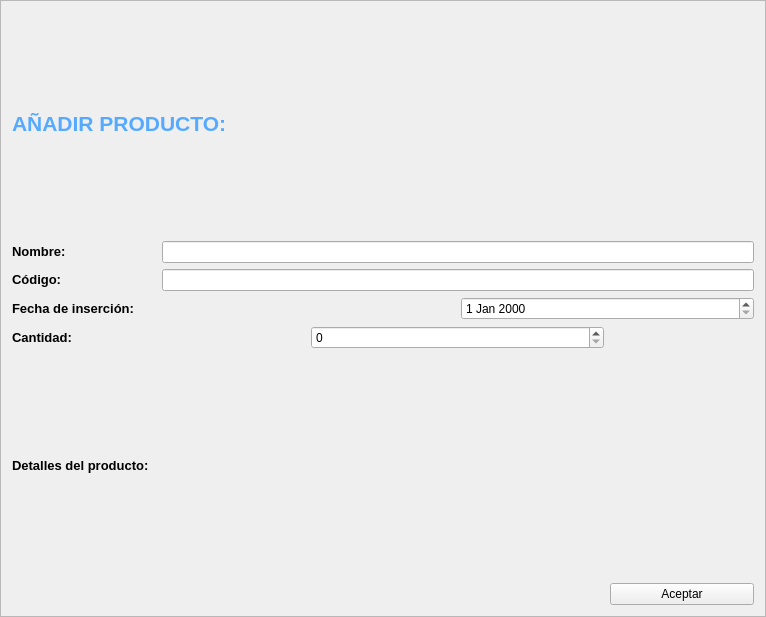
<?xml version="1.0" encoding="UTF-8"?>
<ui version="4.0">
 <class>FRegistrarmaterial</class>
 <widget class="QFrame" name="FRegistrarmaterial">
  <property name="geometry">
   <rect>
    <x>0</x>
    <y>0</y>
    <width>766</width>
    <height>617</height>
   </rect>
  </property>
  <property name="windowTitle">
   <string>Frame</string>
  </property>
  <property name="frameShape">
   <enum>QFrame::StyledPanel</enum>
  </property>
  <property name="frameShadow">
   <enum>QFrame::Raised</enum>
  </property>
  <layout class="QGridLayout" name="gridLayout_2">
   <item row="0" column="0">
    <layout class="QGridLayout" name="gridLayout">
     <item row="0" column="0" colspan="5">
      <widget class="QLabel" name="label">
       <property name="text">
        <string>&lt;html&gt;&lt;head/&gt;&lt;body&gt;&lt;p&gt;&lt;span style=&quot; font-size:16pt; font-weight:600; color:#55aaff;&quot;&gt;AÑADIR PRODUCTO:&lt;/span&gt;&lt;/p&gt;&lt;/body&gt;&lt;/html&gt;</string>
       </property>
      </widget>
     </item>
     <item row="1" column="0">
      <widget class="QLabel" name="label_2">
       <property name="text">
        <string>&lt;html&gt;&lt;head/&gt;&lt;body&gt;&lt;p&gt;&lt;span style=&quot; font-size:10pt; font-weight:600;&quot;&gt;Nombre:&lt;/span&gt;&lt;/p&gt;&lt;/body&gt;&lt;/html&gt;</string>
       </property>
      </widget>
     </item>
     <item row="1" column="1" colspan="4">
      <widget class="QLineEdit" name="lineEdit"/>
     </item>
     <item row="2" column="0">
      <widget class="QLabel" name="label_3">
       <property name="text">
        <string>&lt;html&gt;&lt;head/&gt;&lt;body&gt;&lt;p&gt;&lt;span style=&quot; font-size:10pt; font-weight:600;&quot;&gt;Código:&lt;/span&gt;&lt;/p&gt;&lt;/body&gt;&lt;/html&gt;</string>
       </property>
      </widget>
     </item>
     <item row="2" column="1" colspan="4">
      <widget class="QLineEdit" name="lineEdit_2"/>
     </item>
     <item row="3" column="0" colspan="3">
      <widget class="QLabel" name="label_4">
       <property name="text">
        <string>&lt;html&gt;&lt;head/&gt;&lt;body&gt;&lt;p&gt;&lt;span style=&quot; font-size:10pt; font-weight:600;&quot;&gt;Fecha de inserción:&lt;/span&gt;&lt;/p&gt;&lt;/body&gt;&lt;/html&gt;</string>
       </property>
      </widget>
     </item>
     <item row="3" column="3" colspan="2">
      <widget class="QDateEdit" name="dateEdit"/>
     </item>
     <item row="4" column="0" colspan="2">
      <widget class="QLabel" name="label_5">
       <property name="text">
        <string>&lt;html&gt;&lt;head/&gt;&lt;body&gt;&lt;p&gt;&lt;span style=&quot; font-size:10pt; font-weight:600;&quot;&gt;Cantidad:&lt;/span&gt;&lt;/p&gt;&lt;/body&gt;&lt;/html&gt;</string>
       </property>
      </widget>
     </item>
     <item row="4" column="2" colspan="2">
      <widget class="QSpinBox" name="spinBox"/>
     </item>
     <item row="5" column="0" colspan="4">
      <widget class="QLabel" name="label_6">
       <property name="text">
        <string>&lt;html&gt;&lt;head/&gt;&lt;body&gt;&lt;p&gt;&lt;span style=&quot; font-size:10pt; font-weight:600;&quot;&gt;Detalles del producto:&lt;/span&gt;&lt;/p&gt;&lt;/body&gt;&lt;/html&gt;</string>
       </property>
      </widget>
     </item>
     <item row="6" column="4">
      <widget class="QPushButton" name="pushButton">
       <property name="text">
        <string>Aceptar</string>
       </property>
      </widget>
     </item>
    </layout>
   </item>
  </layout>
 </widget>
 <resources/>
 <connections/>
</ui>
